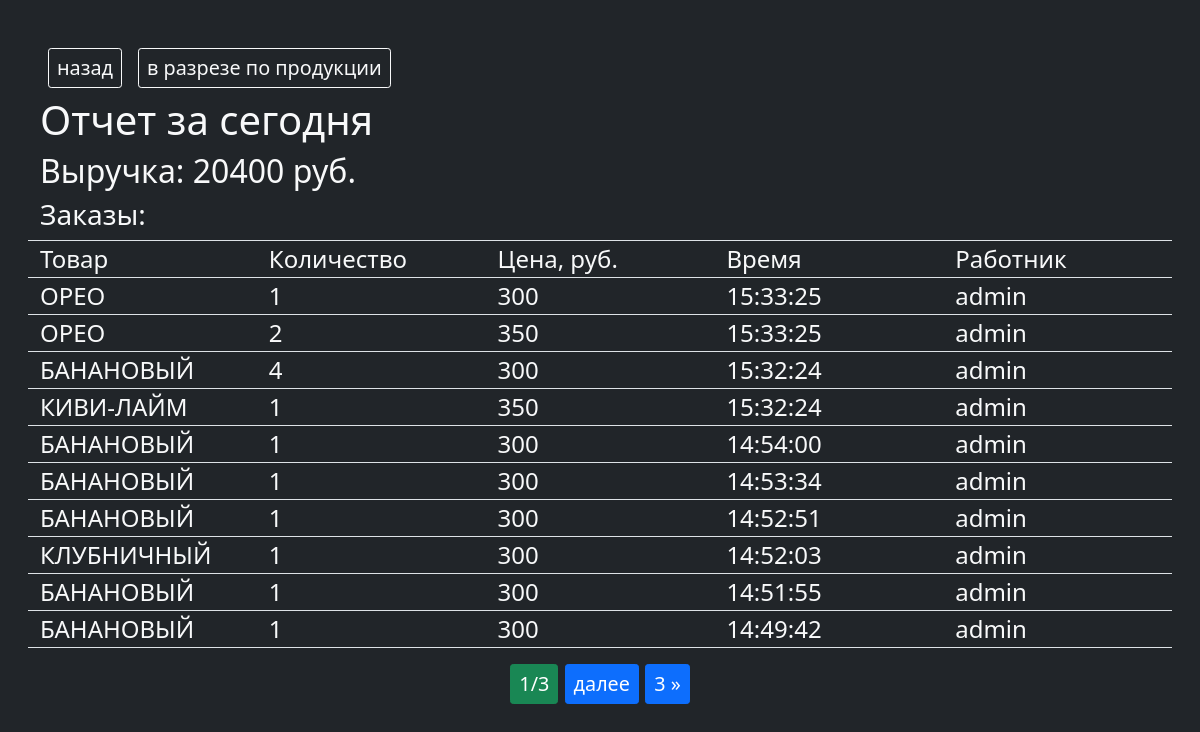
The page /report/ on the database its author committed.
### main/models.py (models this page shows, shortened)
class Order(models.Model):
    product = models.ForeignKey(Product, verbose_name='товар', on_delete=models.DO_NOTHING)
    quantity = models.IntegerField('кол-во',default=1)
    created_at = models.DateTimeField('время заказа',auto_now=True)
    user = models.ForeignKey(User, verbose_name='пользователь',on_delete=models.DO_NOTHING)
    class Meta:
        verbose_name = 'заказ'
        verbose_name_plural = 'заказы'
        ordering = ['-created_at']

class Product(models.Model):
    group = models.ForeignKey(CupGroup, verbose_name='группа', on_delete=models.CASCADE, related_name='group_products')
    size = models.ForeignKey(CupSize, verbose_name='размер', on_delete=models.CASCADE, related_name='size_products', blank=True, null=True)
    name = models.CharField('название', max_length=50)
    description = models.TextField('описание')
    price = models.PositiveIntegerField(verbose_name='цена за ед', default=300)
    order_p = models.PositiveSmallIntegerField('порядок', default=0)
    class Meta:
        verbose_name = 'товар'
        verbose_name_plural = 'товары'
        ordering = ['group','order_p']

### main/views.py (the view)
# urls.py: path('report/', report, name='report'),
def report(request):
    today = timezone.localtime(timezone.now()).date()
    orders = Order.objects.filter(created_at__date=today)
    product_quantities = (
                            orders.values('product__name','product__size__name')  # Группируем по полю 'product'
                            .annotate(
                                total_quantity=Sum('quantity'),
                                total_revenue=Sum(F('quantity') * F('product__price'))
                                )  # Суммируем количество
                            .order_by('-total_quantity')
                        )
    paginator = Paginator(orders, 10)
    page_number = request.GET.get("page")
    page_obj = paginator.get_page(page_number)
    total_revenue = orders.aggregate(total=Sum(F('quantity') * F('product__price')))['total'] or 0
    context = {
        'title':'отчет',
        'page_obj':page_obj,
        'total_revenue':total_revenue,
        'product_quantities':product_quantities,
     }
    return render(request,'report.html', context)

### templates/report.html (shortened to what this page needs)
{% extends 'base.html' %}
{% load tz %}
{% block main %}
<div class="d-flex">
  <a href="{% url 'main' %}" class="m-2 btn btn-sm btn-outline-light">назад</a>
  <button class="m-2 btn btn-sm btn-outline-light" id="cut">в разрезе по продукции</button>
</div>
<h1>Отчет за сегодня</h1>
    <h2>Выручка: {{ total_revenue }} руб.</h2>
    <h3>Заказы:</h3>
    <div class="row border-top border-bottom">
      <div class="col">Товар</div>
      <div class="col">Количество</div>
      <div class="col">Цена, руб.</div>
      <div class="col">Время</div>
      <div class="col">Работник</div>
    </div>
    {% for order in page_obj %}
      <div class="row border-bottom">
        <div class="col">{{ order.product.name }}</div>
        <div class="col">{{ order.quantity }}</div>
        <div class="col">{{ order.product.price }}</div>
        <div class="col">{{ order.created_at|date:"H:i:s" }}</div>
        <div class="col" title="{{order.user.get_full_name}}">{{ order.user }}</div>
      </div>
    {% empty %}
      <p>Нет заказов за сегодня.</p>
    {% endfor %}
    <div class="pagination justify-content-center mt-3 mb-3">
          <span class="step-links">
              <span class="current btn btn-sm btn-success">
                  {{ page_obj.number }}/{{ page_obj.paginator.num_pages }}
              </span>
              {% if page_obj.has_next %}
                  <a href="?page={{ page_obj.next_page_number }}" class="btn btn-sm btn-primary">далее</a>
                  <a href="?page={{ page_obj.paginator.num_pages }}" class="btn btn-sm btn-primary">{{ page_obj.paginator.num_pages }} &raquo;</a>
              {% endif %}
          </span>
        </div>
{% endblock %}

### static/style.css (style rules this page uses)
body { font-family: "Finder"; height: 100%; font-size: 24px!important; margin: 40px!important; }
.btn { font-size: 1em!important; }

### templates/report.html (style rules this page uses)
.btn { font-size: 0.825em!important; }
.col { text-align: start; }

### rows shown on the page
Order: product.name "ОРЕО", quantity "1", product.price "300", created_at "15:33:25", user "admin"
Order: product.name "ОРЕО", quantity "2", product.price "350", created_at "15:33:25", user "admin"
Order: product.name "БАНАНОВЫЙ", quantity "4", product.price "300", created_at "15:32:24", user "admin"
Order: product.name "КИВИ-ЛАЙМ", quantity "1", product.price "350", created_at "15:32:24", user "admin"
Order: product.name "БАНАНОВЫЙ", quantity "1", product.price "300", created_at "14:54:00", user "admin"
Order: product.name "БАНАНОВЫЙ", quantity "1", product.price "300", created_at "14:53:34", user "admin"
Order: product.name "БАНАНОВЫЙ", quantity "1", product.price "300", created_at "14:52:51", user "admin"
Order: product.name "КЛУБНИЧНЫЙ", quantity "1", product.price "300", created_at "14:52:03", user "admin"
Order: product.name "БАНАНОВЫЙ", quantity "1", product.price "300", created_at "14:51:55", user "admin"
Order: product.name "БАНАНОВЫЙ", quantity "1", product.price "300", created_at "14:49:42", user "admin"

### other values the page prints
{{ total_revenue }} "20400"
{{ page_obj.number }} "1"
{{ page_obj.paginator.num_pages }} "3"
